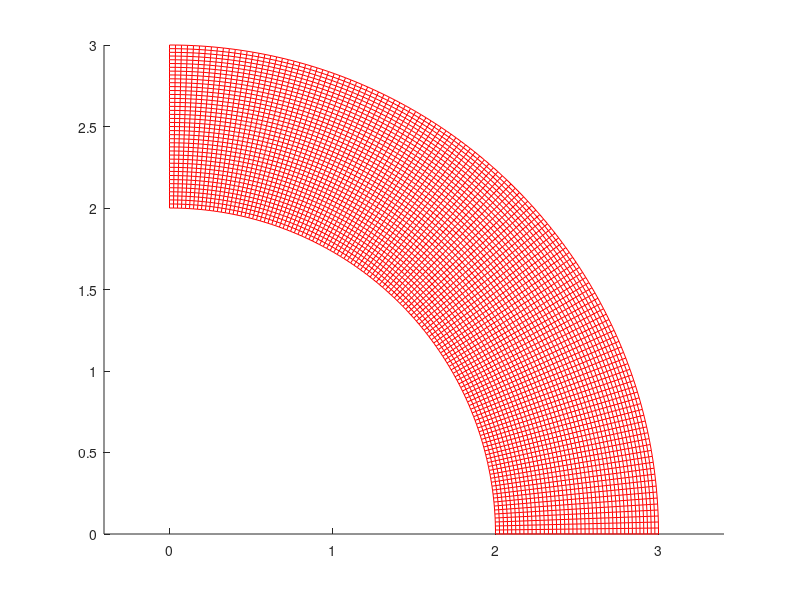

Reproduce this figure in MATLAB.
%% radius-aspect ratio function (09/17/2026)
clc; clear; close all;
%%%%%%%%%%%%%%%%%%%%%%%%%%%%%%%%%%%%%%%%%%%%%%%%%%%%%%%%%%%%%%%%%%%%%%%%%%%
parent_dir_str = '2025';
path_parts = regexp(mfilename('fullpath'), filesep, 'split');
path_idx = find(cellfun(@(s1)strcmp(s1,parent_dir_str),path_parts));
parent_dir = fullfile(path_parts{1:path_idx});
addpath(genpath(parent_dir));
clear parent_dir_str path_idx path_parts
%%%%%%%%%%%%%%%%%%%%%%%%%%%%%%%%%%%%%%%%%%%%%%%%%%%%%%%%%%%%%%%%%%%%%%%%%%%
clc;

theta = pi/2;
n_theta = 129;
x0 = 2;
x1 = 3;

eta = x1/x0;

dtheta = theta/(n_theta-1);

% AR = @(t) 1-0.2*sin(pi*t);
AR = @(t) 1+zeros(size(t));
AR = @(t) 1 - 0.2*t;

y = @(t) (dtheta/2)*AR(t);

alpha = @(t) (1 + y(t))./(1 - y(t));

beta = log( eta )/log( alpha(1) );

xi = @(t) ( alpha(t).^(beta*t) - 1 )/( eta - 1 );

x = @(t) (x1-x0)*xi(t) + x0;

% fplot(@(t)x(t),[0,1])

n_r = floor(beta)+1;

t = linspace(0,1,n_r);

r = x(t);

[R,THETA] = ndgrid(r,linspace(0,theta,n_theta));

X = R.*cos(THETA);
Y = R.*sin(THETA);

hold on
plot(X,Y,'r')
plot(X.',Y.','r')
axis equal
